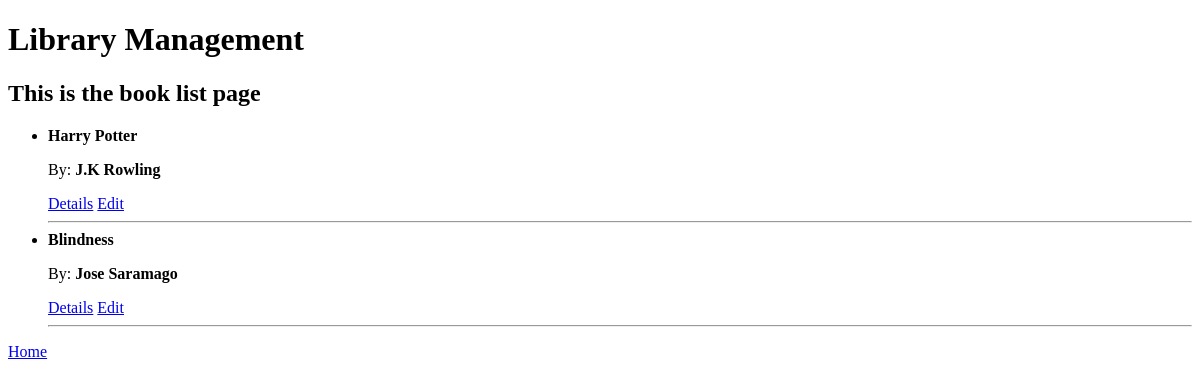
Before: /book_list/ with the older database file.
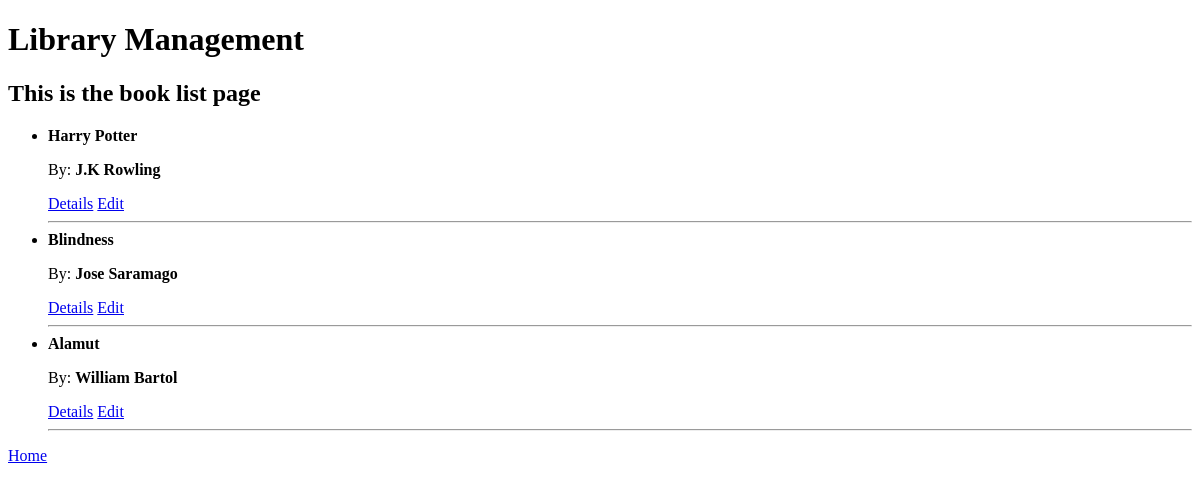
After: the same page with the newer database file.
### library_app/models.py (models this page shows, shortened)
class Book(models.Model):
    title = models.CharField(max_length=200)
    author = models.CharField(max_length=200)
    published_date = models.DateField()
    isbn = models.CharField(max_length=13, unique=True)

### library_app/views.py (the view)
# urls.py: path('book_list/', views.book_list, name='book_list'),
def book_list(request):
    books = Book.objects.all()
    context = {'books': books}
    return render(request, 'library_app/book_list.html', context)

### templates/library_app/book_list.html (shortened to what this page needs)
{% extends 'base.html' %}
{% block content %}
 <h2>This is the book list page</h2>
 <ul>
     {% for book in books %}
     <li>
         <b>{{book.title}}</b>
         <p>By: <b>{{book.author}}</b></p>
         <a href="{% url 'book_detail' book.id %}">Details</a>
         <a href="{% url 'book_update' book.id %}">Edit</a>
        <hr>
    </li>
    {% endfor %}
 </ul>
{% endblock %}

### templates/base.html (shortened to what this page needs)
<!DOCTYPE html>
<html lang="en">
<head>
</head>
<body>
    <h1>Library Management</h1>
    {% block content %}
    {% endblock %}
{% if request.path != '/'%}
    <a href="/">Home</a>
{% endif %}
</body>
</html>

Changed rows visible on the page:
added Book: title "Alamut", author "William Bartol"
